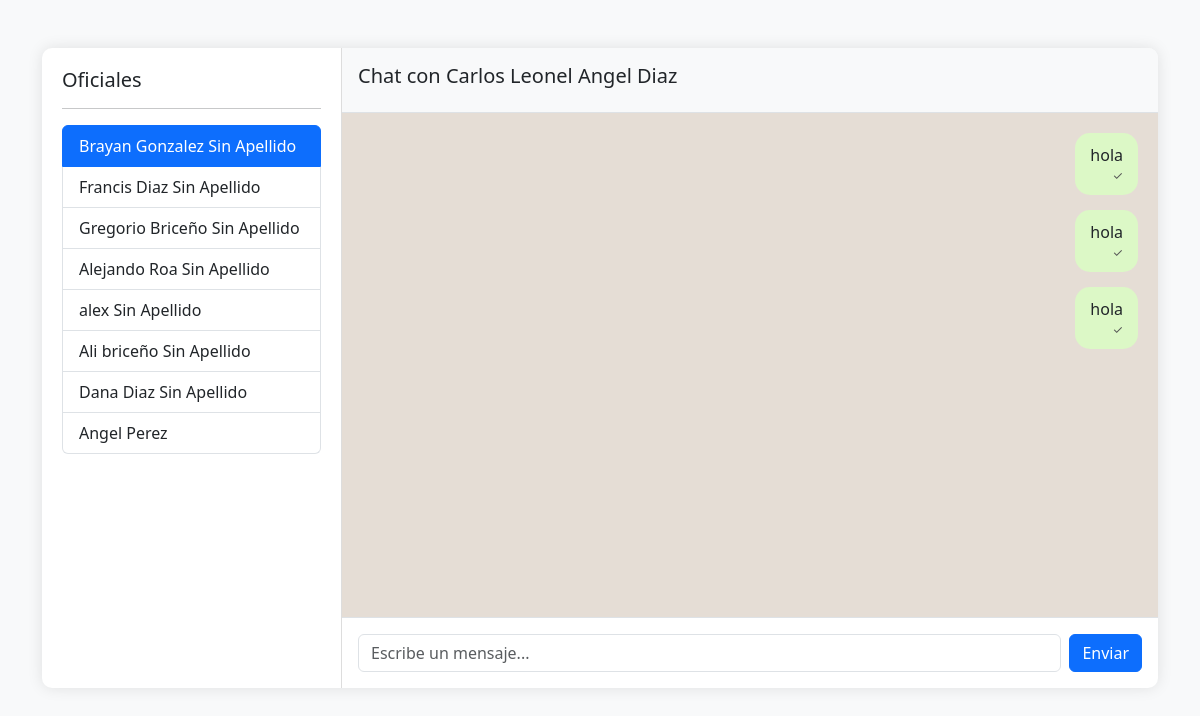
The app's page /chat/carloslionel/ (signed in) with its own data.
### seguridad_unellez/models.py (models this page shows, shortened)
class Guardia(models.Model):
    user = models.OneToOneField(User, on_delete=models.CASCADE, null=True, blank=True, verbose_name="Usuario de Sistema")
    nombre = models.CharField(max_length=100)
    apellido = models.CharField(max_length=100, default="Sin Apellido")
    email = models.EmailField(unique=True, null=True, blank=True)
    cedula = models.CharField(max_length=20)
    turno = models.CharField(max_length=50)
    area_asignada = models.CharField(max_length=100)
    horas_trabajadas = models.IntegerField(default=0)
    dias_trabajados = models.IntegerField(default=0)
    foto = models.ImageField(upload_to='perfiles/', null=True, blank=True, verbose_name="Foto de Perfil")
    ESTATUS_CHOICES = [
        ('Activo', 'Activo'),
        ('Pendiente', 'Pendiente'),
        ('Inactivo', 'Inactivo'),
        ('Bloqueado', 'Bloqueado'),
    ]
    estatus = models.CharField(max_length=20, choices=ESTATUS_CHOICES, default='Activo')
    esta_bloqueado = models.BooleanField(default=False, verbose_name="¿Cuenta Bloqueada?")

class Mensaje(models.Model):
    emisor = models.ForeignKey(Guardia, on_delete=models.CASCADE, related_name='mensajes_enviados')
    receptor = models.ForeignKey(User, on_delete=models.CASCADE, related_name='mensajes_recibidos')
    contenido = models.TextField(verbose_name="Mensaje")
    fecha_envio = models.DateTimeField(auto_now_add=True)
    leido = models.BooleanField(default=False)
    class Meta:
        ordering = ['fecha_envio']

### seguridad_unellez/views.py (the view, shortened to what this page needs)
# urls.py: path('chat/<str:username>/', views.chat_directo, name='chat_directo'),
@login_required
@verificar_bloqueo
def chat_directo(request, username=None):
    guardias = Guardia.objects.exclude(user=request.user)
    mensajes = []
    receptor = None
    if username:
        receptor = User.objects.filter(username=username).first()
        if receptor:
            Mensaje.objects.filter(emisor__user=receptor, receptor=request.user, leido=False).update(leido=True)
            mensajes = Mensaje.objects.filter(
                (Q(emisor__user=request.user) & Q(receptor=receptor)) |
                (Q(emisor__user=receptor) & Q(receptor=request.user))
            ).order_by('fecha_envio')
        else:
            messages.error(request, "El usuario seleccionado no existe.")
    return render(request, 'seguridad_unellez/chat_directo.html', {
        'guardias': guardias,
        'mensajes': mensajes,
        'receptor': receptor
    })

### seguridad_unellez/views.py (called while the page is built)
def verificar_bloqueo(view_func):
    @wraps(view_func)
    def wrapper(request, *args, **kwargs):
        guardia = Guardia.objects.filter(user=request.user).first()
        if guardia and guardia.esta_bloqueado:
            messages.error(request, "Tu cuenta ha sido suspendida hasta nuevo aviso. Acceso denegado.")
            logout(request)
            return redirect('login')
        return view_func(request, *args, **kwargs)
    return wrapper

### seguridad_unellez/templates/seguridad_unellez/chat_directo.html (shortened to what this page needs)
<!DOCTYPE html>
<html lang="es">
<head>
    <link href="https://cdn.jsdelivr.net/npm/bootstrap@5.3.0/dist/css/bootstrap.min.css" rel="stylesheet">
</head>
<body>
<div class="container mt-5">
    <div class="chat-container">
        <div class="sidebar">
            <h5>Oficiales</h5>
            <hr>
            <div class="list-group">
                {% for g in guardias %}
                    <a href="{% url 'chat_directo' g.user.username %}" class="list-group-item list-group-item-action {% if receptor.username == g.user.username %}active{% endif %}">
                        {{ g.nombre }} {{ g.apellido }}
                    </a>
                {% endfor %}
            </div>
        </div>
        <div class="chat-main">
            <div class="p-3 border-bottom bg-light">
                {% if receptor %}
                    <h5>Chat con {{ receptor.first_name }} {{ receptor.last_name }}</h5>
                {% else %}
                    <h5>Selecciona un contacto</h5>
                {% endif %}
            </div>
            <div class="messages d-flex flex-column" id="chat-box">
                {% for m in mensajes %}
                    <div class="message {% if m.emisor.user == request.user %}msg-own{% else %}msg-other{% endif %}">
                        <div>{{ m.contenido }}</div>
                        {% if m.emisor.user == request.user %}
                            <div class="text-end status-icon">
                                {% if m.leido %}
                                    <span style="color: #34b7f1;">✓✓</span>
                                {% else %}
                                    <span>✓</span>
                                {% endif %}
                            </div>
                        {% endif %}
                    </div>
                {% empty %}
                    <p class="text-center text-muted mt-5">No hay mensajes aún.</p>
                {% endfor %}
            </div>
            {% if receptor %}
            <form method="POST" class="p-3 border-top d-flex">
                <input type="text" name="contenido" class="form-control me-2" placeholder="Escribe un mensaje..." required autocomplete="off">
                <button type="submit" class="btn btn-primary">Enviar</button>
            </form>
            {% endif %}
        </div>
    </div>
</div>
</body>
</html>

### seguridad_unellez/templates/seguridad_unellez/chat_directo.html (style rules this page uses)
body { background-color: #f8f9fa; }
.chat-container { height: 80vh; display: flex; box-shadow: 0 0 15px rgba(0,0,0,0.1); border-radius: 10px; overflow: hidden; background: white; }
.sidebar { width: 300px; border-right: 1px solid #ddd; padding: 20px; overflow-y: auto; }
.chat-main { flex: 1; display: flex; flex-direction: column; }
.messages { flex: 1; padding: 20px; overflow-y: auto; background: #e5ddd5; }
.message { margin-bottom: 15px; padding: 10px 15px; border-radius: 15px; max-width: 70%; position: relative; }
.msg-own { background: #dcf8c6; align-self: flex-end; margin-left: auto; }
.status-icon { font-size: 0.75rem; margin-left: 5px; color: #555; }

### records on screen
Guardia: nombre "Brayan Gonzalez", apellido "Sin Apellido"
Guardia: nombre "Francis Diaz", apellido "Sin Apellido"
Guardia: nombre "Gregorio Briceño", apellido "Sin Apellido"
Guardia: nombre "Alejando Roa", apellido "Sin Apellido"
Guardia: nombre "alex", apellido "Sin Apellido"
Guardia: nombre "Ali briceño", apellido "Sin Apellido"
Guardia: nombre "Dana Diaz", apellido "Sin Apellido"
Guardia: nombre "Angel", apellido "Perez"
Mensaje: contenido "hola"
Mensaje: contenido "hola"
Mensaje: contenido "hola"

### other values on screen
{{ receptor.first_name }} "Carlos Leonel"
{{ receptor.last_name }} "Angel Diaz"
